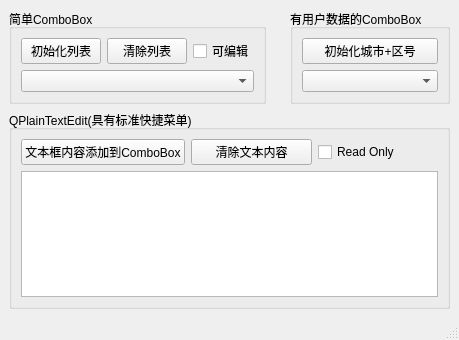
<?xml version="1.0" encoding="UTF-8"?>
<ui version="4.0">
 <class>MainWindow</class>
 <widget class="QMainWindow" name="MainWindow">
  <property name="geometry">
   <rect>
    <x>0</x>
    <y>0</y>
    <width>459</width>
    <height>340</height>
   </rect>
  </property>
  <property name="windowTitle">
   <string>MainWindow</string>
  </property>
  <widget class="QWidget" name="centralwidget">
   <layout class="QGridLayout" name="gridLayout_4">
    <item row="0" column="0">
     <layout class="QVBoxLayout" name="verticalLayout">
      <item>
       <layout class="QHBoxLayout" name="horizontalLayout">
        <item>
         <widget class="QGroupBox" name="groupBox">
          <property name="title">
           <string>简单ComboBox</string>
          </property>
          <layout class="QGridLayout" name="gridLayout">
           <item row="0" column="0">
            <widget class="QPushButton" name="m_pushButton_ResetList">
             <property name="text">
              <string>初始化列表</string>
             </property>
            </widget>
           </item>
           <item row="0" column="1">
            <widget class="QPushButton" name="m_pushButton_ClearList">
             <property name="text">
              <string>清除列表</string>
             </property>
            </widget>
           </item>
           <item row="0" column="2">
            <widget class="QCheckBox" name="checkBox">
             <property name="text">
              <string>可编辑</string>
             </property>
            </widget>
           </item>
           <item row="1" column="0" colspan="3">
            <widget class="QComboBox" name="comboBox"/>
           </item>
          </layout>
         </widget>
        </item>
        <item>
         <spacer name="horizontalSpacer_2">
          <property name="orientation">
           <enum>Qt::Horizontal</enum>
          </property>
          <property name="sizeHint" stdset="0">
           <size>
            <width>91</width>
            <height>20</height>
           </size>
          </property>
         </spacer>
        </item>
        <item>
         <widget class="QGroupBox" name="groupBox_2">
          <property name="title">
           <string>有用户数据的ComboBox</string>
          </property>
          <layout class="QGridLayout" name="gridLayout_2">
           <item row="0" column="0">
            <widget class="QPushButton" name="m_pushButton_ResetCity">
             <property name="text">
              <string>初始化城市+区号</string>
             </property>
            </widget>
           </item>
           <item row="1" column="0">
            <widget class="QComboBox" name="m_comboBox_City"/>
           </item>
          </layout>
         </widget>
        </item>
       </layout>
      </item>
      <item>
       <spacer name="verticalSpacer_2">
        <property name="orientation">
         <enum>Qt::Vertical</enum>
        </property>
        <property name="sizeHint" stdset="0">
         <size>
          <width>20</width>
          <height>40</height>
         </size>
        </property>
       </spacer>
      </item>
      <item>
       <widget class="QGroupBox" name="groupBox_3">
        <property name="title">
         <string>QPlainTextEdit(具有标准快捷菜单)</string>
        </property>
        <layout class="QGridLayout" name="gridLayout_3">
         <item row="1" column="0" colspan="3">
          <widget class="QTextBrowser" name="textBrowser">
           <property name="undoRedoEnabled">
            <bool>false</bool>
           </property>
           <property name="readOnly">
            <bool>false</bool>
           </property>
          </widget>
         </item>
         <item row="0" column="0">
          <widget class="QPushButton" name="m_pushButton_TextAddComboBox">
           <property name="text">
            <string>文本框内容添加到ComboBox</string>
           </property>
          </widget>
         </item>
         <item row="0" column="1">
          <widget class="QPushButton" name="m_pushButton_ClearTxt">
           <property name="text">
            <string>清除文本内容</string>
           </property>
          </widget>
         </item>
         <item row="0" column="2">
          <widget class="QCheckBox" name="m_checkBox_ReadOnly">
           <property name="text">
            <string>Read Only</string>
           </property>
          </widget>
         </item>
        </layout>
       </widget>
      </item>
     </layout>
    </item>
    <item row="0" column="1">
     <spacer name="horizontalSpacer">
      <property name="orientation">
       <enum>Qt::Horizontal</enum>
      </property>
      <property name="sizeHint" stdset="0">
       <size>
        <width>9</width>
        <height>20</height>
       </size>
      </property>
     </spacer>
    </item>
    <item row="1" column="0">
     <spacer name="verticalSpacer">
      <property name="orientation">
       <enum>Qt::Vertical</enum>
      </property>
      <property name="sizeHint" stdset="0">
       <size>
        <width>20</width>
        <height>0</height>
       </size>
      </property>
     </spacer>
    </item>
   </layout>
  </widget>
  <widget class="QMenuBar" name="menubar">
   <property name="geometry">
    <rect>
     <x>0</x>
     <y>0</y>
     <width>459</width>
     <height>22</height>
    </rect>
   </property>
  </widget>
  <widget class="QStatusBar" name="statusbar"/>
 </widget>
 <resources/>
 <connections/>
</ui>
